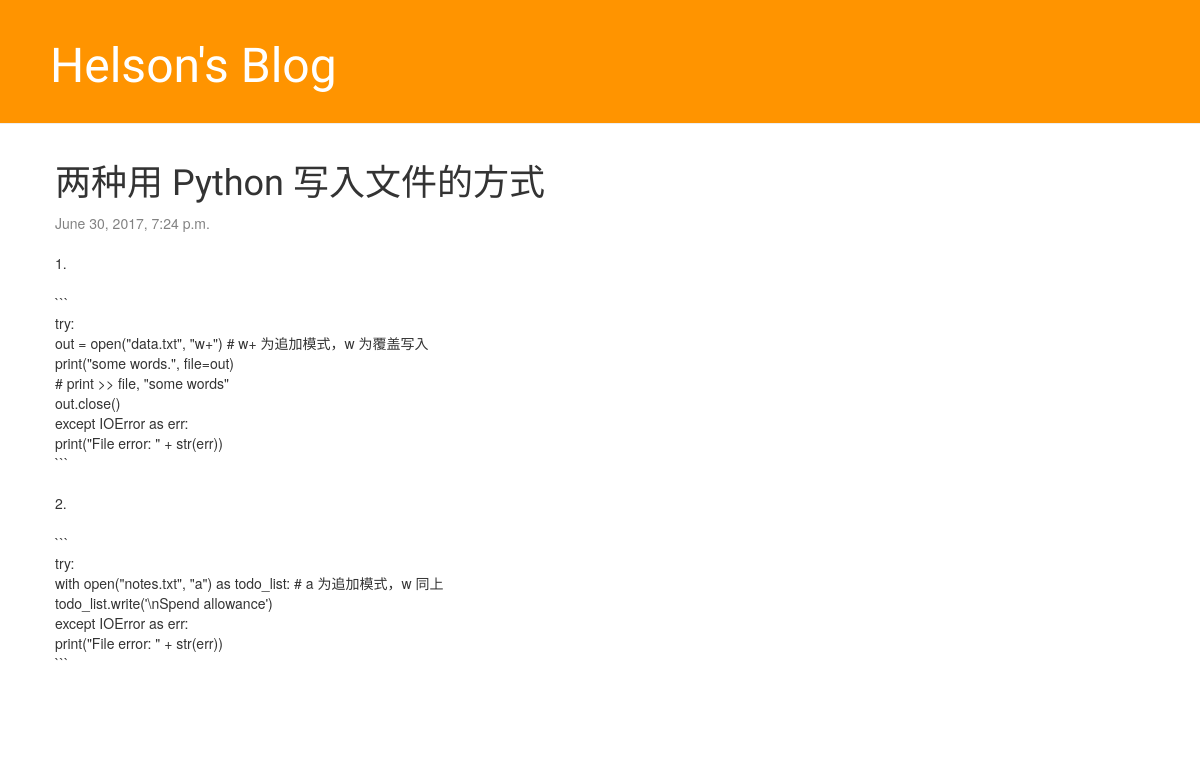
Page /post/6/ on the committed database.
### blog/models.py (models this page shows, shortened)
class Post(models.Model):
    author = models.ForeignKey('auth.User')
    title = models.CharField(max_length=200)
    text = models.TextField()
    created_date = models.DateTimeField(
            default=timezone.now)
    published_date = models.DateTimeField(
            blank=True, null=True)

### blog/views.py (the view)
# urls.py: url(r'^post/(?P<pk>\d+)/$', views.post_detail, name='post_detail'),
def post_detail(request, pk):
    post = get_object_or_404(Post, pk=pk)
    return render(request, 'blog/post_detail.html', {'post': post})

### blog/templates/blog/post_detail.html (shortened to what this page needs)
{% extends 'blog/base.html' %}
{% block content %}
    <div class="post">
        <h1>{{ post.title }}
        </h1>
        {% if post.published_date %}
            <div class="date">
                {{ post.published_date }}
            </div>
        {% else %}
            <a class="btn btn-default" href="{% url 'post_publish' pk=post.pk %}">Publish</a>
        {% endif %}
        <br>
        <p>{{ post.text|linebreaksbr }}</p>
    </div>
{% endblock %}

### blog/static/css/blog.css (style rules this page uses)
h1, h2, h3, h4 { font-family: 'Lobster', cursive; }
.date { color: #828282; }
.post { margin-bottom: 70px; }

### rows in the picture
Post: title "两种用 Python 写入文件的方式", published_date "June 30, 2017, 7:24 p.m.", text "1. ``` try: out = open(\"data.txt\", \"w+\") # w+ 为追加模式，w 为覆盖写入 print(\"some words.\", file=out) # print >> file, \"some words\" out.close() except IOError as err: print(\"File error: \" + str(err)) ``` 2. ``` try: with open(\"notes.txt\", \"a\") as todo_list: # a 为追加模式，w 同上 todo_list.write('\\nSpend allowance') except IOError as err: print(\"File error: \" + str(err)) ```"
